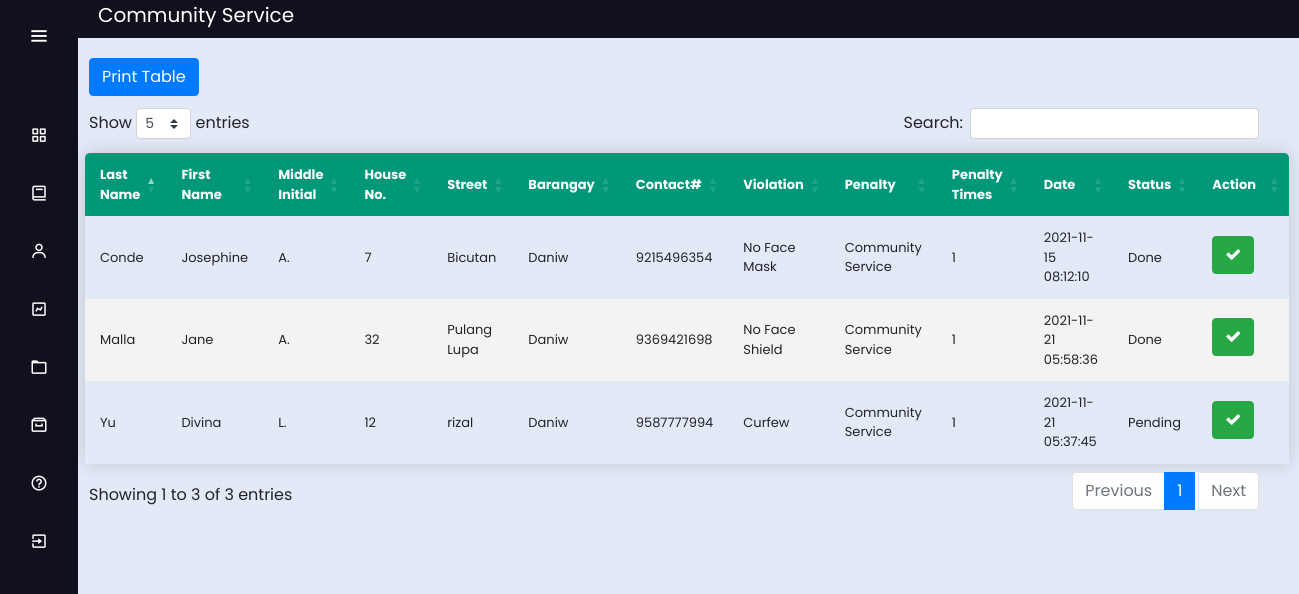
The app's page /daniw_service with its own data.
### app.py (models this page shows)
class violators(db.Model):
    id = db.Column(db.Integer, primary_key=True)
    last_name = db.Column(db.String(30))
    last_name = db.Column(db.String(30))
    first_name = db.Column(db.String(30))
    middle_name = db.Column(db.String(30))
    house_number = db.Column(db.String(30))
    street = db.Column(db.String(30))
    barangay = db.Column(db.String(30))
    contact = db.Column(db.Integer)
    violation = db.Column(db.String(30))
    penalty = db.Column(db.String(30))
    total_penalty = db.Column(db.Integer)
    date = db.Column(db.DateTime, nullable=False, default=datetime.utcnow)
    status = db.Column(db.String(30))

### app.py (the view)
@app.route('/daniw_service')
def daniw_service():
        conn = get_db_connection()
        daniw_service = conn.execute("SELECT * FROM violators where penalty='Community Service' and barangay='Daniw' ").fetchall()
        conn.close()
        return render_template('daniw_service.html', daniw_service=daniw_service);

### app.py (called while the page is built)
def get_db_connection():
    conn = sqlite3.connect('database.db')
    conn.row_factory = sqlite3.Row
    return conn
    conn.close()
    c = conn.cursor()

### templates/daniw_service.html (shortened to what this page needs)
<!DOCTYPE html>
<html lang="en" dir="ltr">
  <head>
    <link rel="stylesheet" href="../static/css/style5.css">
    <link href='https://unpkg.com/boxicons@2.0.7/css/boxicons.min.css' rel='stylesheet'>
    <link rel="stylesheet" type="text/css" href="{{ url_for('static', filename="css/style2.css") }}">
  <link rel="stylesheet" href="https://cdnjs.cloudflare.com/ajax/libs/font-awesome/4.7.0/css/font-awesome.min.css">
  <link rel="stylesheet" href="https://stackpath.bootstrapcdn.com/bootstrap/4.3.1/css/bootstrap.min.css">
  <link rel="stylesheet" type="text/css" href="https://cdn.datatables.net/1.10.23/css/dataTables.bootstrap4.min.css">
  <link rel="stylesheet" type="text/css" href="https://cdnjs.cloudflare.com/ajax/libs/twitter-bootstrap/4.5.2/css/bootstrap.css">
   </head>
<body>
<div class="sidebar" style="z-index: 1;">
    <div class="logo-details">
        <i class='bx bx-menu' id="btn" ></i>
    </div>
    <br>
    <ul class="nav-list">
      <li>
        <a href="{{ url_for('daniw_dashboard') }}">
          <i class='bx bx-grid-alt'></i>
        </a>
      </li>
      <li>
       <a href="{{ url_for('daniw') }}">
         <i class='bx bx-book' ></i>
       </a>
     </li>
      <li>
       <a href="{{ url_for('daniw_service') }}">
         <i class='bx bx-user' ></i>
       </a>
     </li>
     <li>
       <a href="{{ url_for('daniw_chart') }}">
         <i class='bx bx-chart' ></i>
       </a>
     </li>
     <li>
       <a href="{{ url_for('daniw_logs') }}">
         <i class='bx bx-folder' ></i>
       </a>
     </li>
     <li>
       <a href="{{ url_for('daniw_archive') }}">
         <i class='bx bx-archive' ></i>
       </a>
     </li>
     <li>
       <a href="{{ url_for('daniw_guidelines') }}">
         <i class='bx bx-help-circle' ></i>
       </a>
     </li>
     <li>
       <a href="{{ url_for('login') }}">
         <i class='bx bx-exit' ></i>
       </a>
     </li>
    </ul>
  </div>
  <section class="home-section">
   <p style="background: #11101D; font-size: 20px; color: white;"> <label style="margin-left: 20px;">Community Service </label><label style="float: right; margin-right: 20px;"></label>
      </p></br><br><br>
<div class="main" style="margin-left: 1px; margin-top: -90px;">
      <br>
   <br><br>
  <input style="float: left; margin-top: -50px; margin-left: px;" type="button" class="btn btn-xs btn-primary" value="Print Table" onclick="myApp.printTable()" />
  <table class="content-table" id="example"  style="width: calc(100% - -30px); margin-left: -4px; font-size: 13px;">
  <thead style="background-color: ;">
  <tr >
    <th>Last Name</th>
    <th>First Name</th>
    <th>Middle Initial</th>
    <th>House No.</th>
    <th>Street</th>
    <th>Barangay</th>
    <th>Contact#</th>
    <th>Violation</th>
    <th>Penalty</th>
    <th>Penalty Times</th>
    <th>Date</th>
    <th>Status</th>
    <th width="110px;">Action</th>
  </tr>
  </thead>
  {%for bb in daniw_service%}
  <tr>
  <td>{{bb['last_name']}}</td>
  <td>{{bb['first_name']}}</td>
  <td>{{bb['middle_name']}}</td>
  <td>{{bb['house_number']}}</td>
  <td>{{bb['street']}}</td>
    <td>{{bb['barangay']}}</td>
    <td>{{bb['contact']}}</td>
    <td>{{bb['violation']}}</td>
    <td>{{bb['penalty']}}</td>
    <td>{{bb['total_penalty']}}</td>
    <td>{{bb['date']}}</td>
    <td>{{bb['status']}}</td>
    <td>
      <center>
     <a href="{{url_for('update', table="dup", id=bb['id'], last_name=bb['last_name'] ,first_name=bb['first_name'] ,middle_name=bb['middle_name'] ,house_number=bb['house_number'] ,street=bb['street'] ,barangay=bb['barangay'] ,contact=bb['contact'] ,violation=bb['violation'] ,penalty=bb['penalty'] ,total_penalty=bb['total_penalty'] ,date=bb['date'] ,status=bb['status'])}}" class="btn btn-xs btn-success" title="Click to Delete" style="margin-bottom: 5px;"><i class="fa fa-check" aria-hidden="true"></i></a>
      </center>
    </td>
  </tr>
  {%endfor%}
  </table>
  </div>
  </section>
</body>
</html>

### static/css/style5.css (style rules this page uses)
* { margin: 0; padding: 0; box-sizing: border-box; font-family: "Poppins" , sans-serif; }
.sidebar { position: fixed; left: 0; top: 0; height: 100%; width: 78px; background: #11101D; padding: 6px 14px; z-index: 99; transition: all 0.5s ease; }
.sidebar .logo-details { height: 60px; display: flex; align-items: center; position: relative; }
.sidebar .logo-details #btn { position: absolute; top: 50%; right: 0; transform: translateY(-50%); font-size: 22px; transition: all 0.4s ease; font-size: 23px; text-align: center; cursor: pointer; transition: all 0.5s ease; }
.sidebar i { color: #fff; height: 60px; min-width: 50px; font-size: 28px; text-align: center; line-height: 60px; }
.sidebar .nav-list { margin-top: 20px; height: 100%; }
.sidebar li { position: relative; margin: 8px 0; list-style: none; }
.sidebar li a { display: flex; height: 100%; width: 100%; border-radius: 12px; align-items: center; text-decoration: none; transition: all 0.4s ease; background: #11101D; }
.sidebar li i { height: 50px; line-height: 50px; font-size: 18px; border-radius: 12px; }
.home-section { position: relative; background: #E4E9F7; min-height: 100vh; top: 0; left: 78px; width: calc(100% - 78px); transition: all 0.5s ease; z-index: 2; }
.content-table { font-family: "Poppins" , sans-serif; border-collapse: collapse; margin: 25px 0; margin-top: 200px; font-size: 14px; min-width: 400px; border-radius: 5px 5px 0 0; overflow: hidden; box-shadow: 0 0 20px rgba(0, 0, 0, 0.15); margin-left: 20px; width: ; margin-top: -10px; width: calc(100% - 50px); }
.content-table thead tr { background-color: #009879; color: #ffffff; text-align: left; font-weight: bold; }
.content-table th, .content-table td { padding: 12px 15px; }
.content-table tbody tr { border-bottom: 1px solid #dddddd; }
.content-table tbody tr:nth-of-type(even) { background-color: #f3f3f3; }
.content-table tbody tr:last-of-type { border-bottom: 2px solid #009879; }

### static/css/style2.css (style rules this page uses)
body { margin:0px; padding: 0px; background-color:#1b203d; overflow: hidden; font-family: bernard; color: #1b203d; }
.main { margin-top: 50px; margin-left: 315px; margin-right: 30px; padding: 0px 10px; }
.btn { float: right; margin-right: 20px; }
table.dataTable thead .sorting:after, table.dataTable thead .sorting:before, table.dataTable thead .sorting_asc:after, table.dataTable thead .sorting_asc:before, table.dataTable thead .sorting_asc_disabled:after, table.dataTable thead .sorting_asc_disabled:before, table.dataTable thead .sorting_desc:after, table.dataTable thead .sorting_desc:before, table.dataTable thead .sorting_desc_disabled:after, table.dataTable thead .sorting_desc_disabled:before { bottom: .5em; }

### records on screen
violators: last_name "Conde", first_name "Josephine", middle_name "A.", house_number "7", street "Bicutan", barangay "Daniw", contact "9215496354", violation "No Face Mask", penalty "Community Service", total_penalty "1", date "2021-11-15 08:12:10", status "Done"
violators: last_name "Yu", first_name "Divina", middle_name "L.", house_number "12", street "rizal", barangay "Daniw", contact "9587777994", violation "Curfew", penalty "Community Service", total_penalty "1", date "2021-11-21 05:37:45", status "Pending"
violators: last_name "Malla", first_name "Jane", middle_name "A.", house_number "32", street "Pulang Lupa", barangay "Daniw", contact "9369421698", violation "No Face Shield", penalty "Community Service", total_penalty "1", date "2021-11-21 05:58:36", status "Done"
